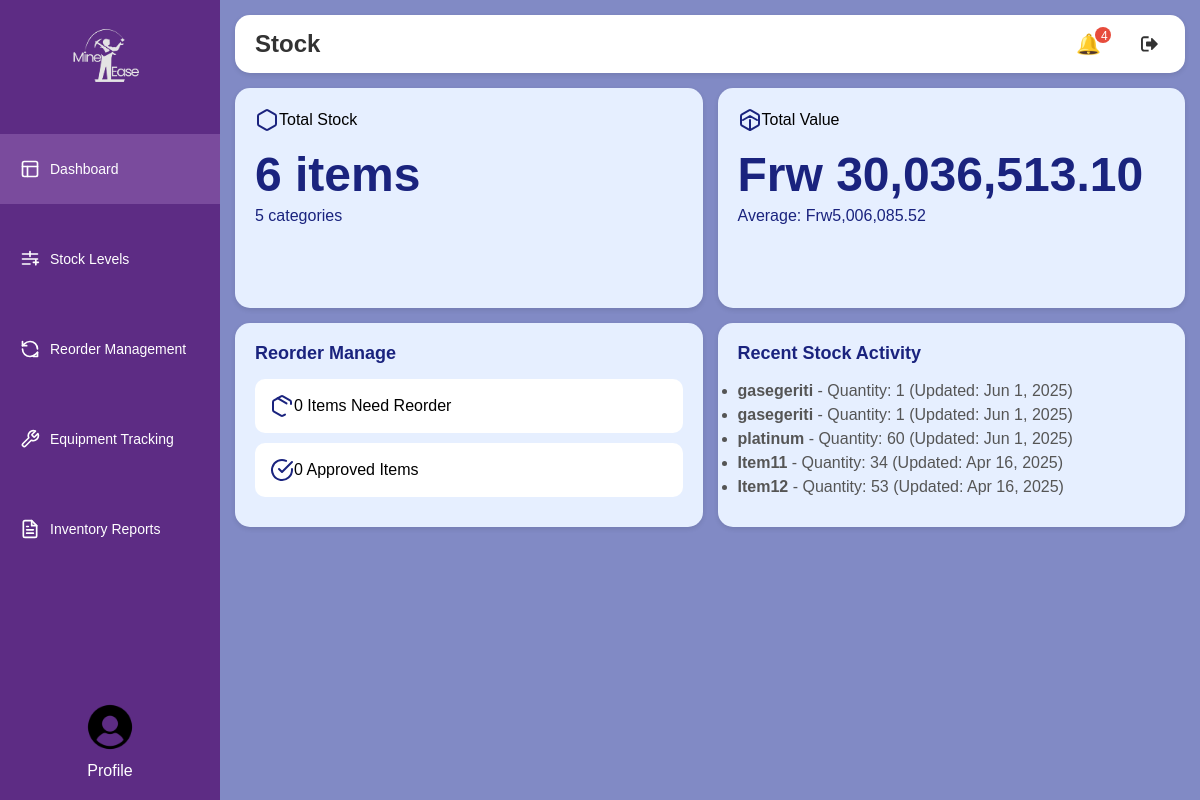
/stock/dashboard.php, run on the app's committed database.
### tables this page shows
CREATE TABLE `stock_items` (
  `id` int(11) NOT NULL,
  `item_name` varchar(100) NOT NULL,
  `category` varchar(50) DEFAULT NULL,
  `quantity` int(11) DEFAULT 0,
  `unit_price` decimal(10,2) DEFAULT NULL,
  `total_value` decimal(15,2) GENERATED ALWAYS AS (`quantity` * `unit_price`) STORED,
  `location` varchar(100) DEFAULT NULL,
  `status` enum('in-stock','low-stock','out-of-stock') DEFAULT 'in-stock',
  `created_at` timestamp NOT NULL DEFAULT current_timestamp(),
  `updated_at` timestamp NOT NULL DEFAULT current_timestamp() ON UPDATE current_timestamp()
);

### stock/dashboard.php (the view, shortened to what this page needs)
<!DOCTYPE html>
<html lang="en">
<head>
    <link rel="stylesheet" href="style/style.css">
    <link rel="stylesheet" href="https://cdnjs.cloudflare.com/ajax/libs/font-awesome/6.4.0/css/all.min.css">
</head>
<body>
    <?php
    include 'main/sidebar.php';
    include '../config.php';
    $total_items = 0;
    $total_categories = 0;
    $low_stock_items = 0;
    $approved_items = 0;
    $total_value = 0;
    $recent_activity = [];
    $sql = "SELECT COUNT(*) as total FROM stock_items";
    $result = $conn->query($sql);
    if ($result && $result->num_rows > 0) {
        $row = $result->fetch_assoc();
        $total_items = $row['total'];
    }
    $sql = "SELECT COUNT(DISTINCT category) as total FROM stock_items";
    $result = $conn->query($sql);
    if ($result && $result->num_rows > 0) {
        $row = $result->fetch_assoc();
        $total_categories = $row['total'];
    }
    $sql = "SELECT COUNT(*) as total FROM stock_items WHERE status = 'low'";
    $result = $conn->query($sql);
    if ($result && $result->num_rows > 0) {
        $row = $result->fetch_assoc();
        $low_stock_items = $row['total'];
    }
    $sql = "SELECT COUNT(*) as total FROM stock_items WHERE status = 'approved'";
    $result = $conn->query($sql);
    if ($result && $result->num_rows > 0) {
        $row = $result->fetch_assoc();
        $approved_items = $row['total'];
    }
    $sql = "SELECT SUM(total_value) as total FROM stock_items";
    $result = $conn->query($sql);
    if ($result && $result->num_rows > 0) {
        $row = $result->fetch_assoc();
        $total_value = $row['total'] ? $row['total'] : 0;
    }
    $sql = "SELECT item_name, quantity, updated_at FROM stock_items ORDER BY updated_at DESC LIMIT 5";
    $result = $conn->query($sql);
    if ($result && $result->num_rows > 0) {
        while($row = $result->fetch_assoc()) {
            $recent_activity[] = $row;
        }
    }
    ?>
    <div class="main-content">
        <?php include 'main/header.php'; ?>
        <div class="dashboard-cards">
            <div class="card stock-card">
                <div class="stock-icon">
                    <svg xmlns="http://www.w3.org/2000/svg" width="24" height="24" viewBox="0 0 24 24" fill="none" stroke="#1a237e" stroke-width="2" stroke-linecap="round" stroke-linejoin="round">
                        <path d="M21 16V8a2 2 0 0 0-1-1.73l-7-4a2 2 0 0 0-2 0l-7 4A2 2 0 0 0 3 8v8a2 2 0 0 0 1 1.73l7 4a2 2 0 0 0 2 0l7-4A2 2 0 0 0 21 16z" />
                    </svg>
                    <span>Total Stock</span>
                </div>
                <div class="stock-number"><?php echo number_format($total_items); ?> items</div>
                <div class="stock-types"><?php echo number_format($total_categories); ?> categories</div>
            </div>
            <div class="card stock-card">
                <div class="stock-icon">
                    <span>Total Value</span>
                </div>
                <div class="stock-number">Frw <?php echo number_format($total_value, 2); ?></div>
                <div class="stock-types">Average: Frw<?php echo $total_items > 0 ? number_format($total_value/$total_items, 2) : '0.00'; ?></div>
            </div>
        </div>
        <div class="bottom-cards">
            <div class="reorder-manage">
                <div class="reorder-title">Reorder Manage</div>
                <div class="reorder-item">
                    <span><?php echo number_format($low_stock_items); ?> Items Need Reorder</span>
                </div>
                <div class="reorder-item">
                    <svg xmlns="http://www.w3.org/2000/svg" width="24" height="24" viewBox="0 0 24 24" fill="none" stroke="#1a237e" stroke-width="2" stroke-linecap="round" stroke-linejoin="round">
                        <path d="M22 11.08V12a10 10 0 1 1-5.93-9.14" />
                        <path d="m9 11 3 3L22 4" />
                    </svg>
                    <span><?php echo number_format($approved_items); ?> Approved Items</span>
                </div>
            </div>
            <div class="announcement">
                <div class="announcement-title">Recent Stock Activity</div>
                <div class="announcement-text">
                    <?php if(count($recent_activity) > 0): ?>
                        <ul>
                            <?php foreach($recent_activity as $activity): ?>
                                <?php
                                $date = date('M j, Y', strtotime($activity['updated_at']));
                                $item_name = htmlspecialchars($activity['item_name']);
                                $quantity = htmlspecialchars($activity['quantity']);
                                ?>
                                <li><strong><?php echo $item_name; ?></strong> - Quantity: <?php echo $quantity; ?> (Updated: <?php echo $date; ?>)</li>
                            <?php endforeach; ?>
                        </ul>
                    <?php else: ?>
                        <p>No recent stock activity found.</p>
                    <?php endif; ?>
                </div>
            </div>
        </div>
    </div>
</body>
</html>

### stock/style/style.css (style rules this page uses)
* { margin: 0; padding: 0; box-sizing: border-box; font-family: Arial, sans-serif; }
:root { --primary-color: #5a2e82; --secondary-color: #e4eeff; --accent-color: #3b4fbe; --text-color: #333; --success-color: #4CAF50; --warning-color: #e67e22; --danger-color: #e74c3c; --gray-color: #f4f6f9; --stock-in: #3b4fbe; --stock-out: #e67e22; }
body { display: flex; height: 100vh; overflow: hidden; }
.main-content { flex: 1; background-color: #818AC5; overflow-y: auto; padding: 15px; }
.dashboard-cards { display: grid; grid-template-columns: 1fr 1fr; gap: 15px; margin-bottom: 15px; }
.card { background-color: #e6efff; border-radius: 15px; padding: 20px; box-shadow: 0 2px 5px rgba(0,0,0,0.1); }
.stock-card { display: flex; flex-direction: column; height: 220px; }
.stock-icon { display: flex; align-items: center; margin-bottom: 15px; }
.stock-number { font-size: 48px; font-weight: bold; color: #1a237e; margin-bottom: 5px; }
.stock-types { font-size: 16px; color: #1a237e; }
.bottom-cards { display: grid; grid-template-columns: 1fr 1fr; gap: 15px; }
.reorder-manage { background-color: #e6efff; border-radius: 15px; padding: 20px; box-shadow: 0 2px 5px rgba(0,0,0,0.1); }
.reorder-title { font-size: 18px; font-weight: bold; margin-bottom: 15px; color: #1a237e; }
.reorder-item { background-color: white; border-radius: 10px; padding: 15px; display: flex; align-items: center; margin-bottom: 10px; }
.announcement { background-color: #e6efff; border-radius: 15px; padding: 20px; box-shadow: 0 2px 5px rgba(0,0,0,0.1); }
.announcement-title { font-size: 18px; font-weight: bold; margin-bottom: 15px; color: #1a237e; }
.announcement-text { color: #555; line-height: 1.5; }

### data on the page
stock_items: item_name "gasegeriti", quantity "1", updated_at "Jun 1, 2025"
stock_items: item_name "gasegeriti", quantity "1", updated_at "Jun 1, 2025"
stock_items: item_name "platinum", quantity "60", updated_at "Jun 1, 2025"
stock_items: item_name "Item11", quantity "34", updated_at "Apr 16, 2025"
stock_items: item_name "Item12", quantity "53", updated_at "Apr 16, 2025"

### other printed values
$notificationCount "4"
$total_items "6"
$total_categories "5"
$total_value "30,036,513.10"
$total_value/$total_items "5,006,085.52"
$low_stock_items "0"
$approved_items "0"
